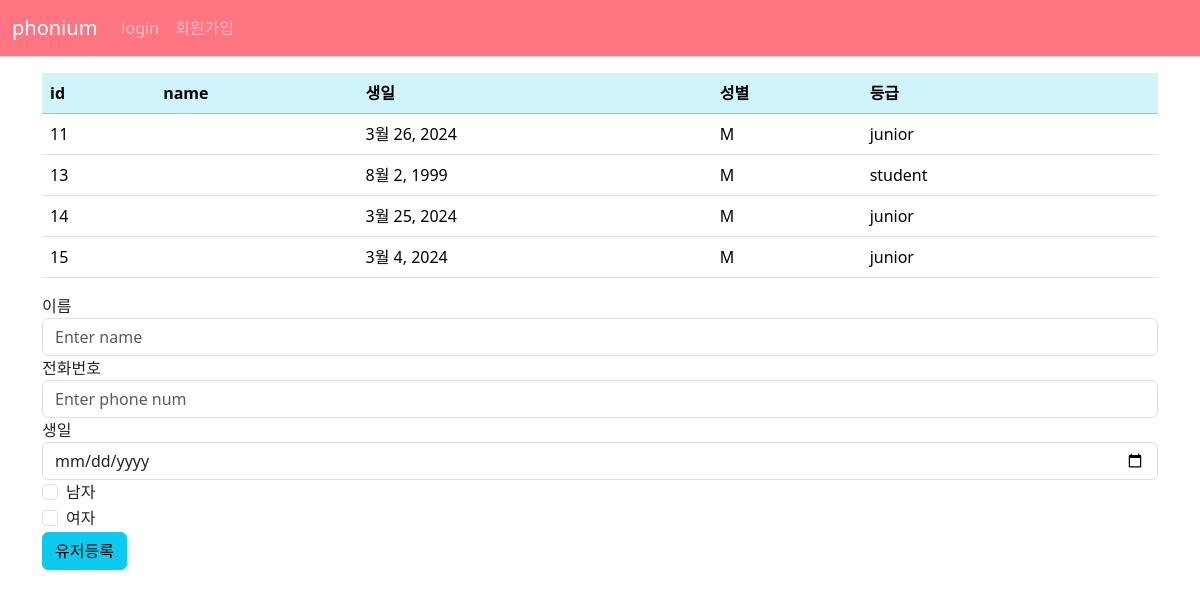
/home/, run on an earlier commit of the app's database.
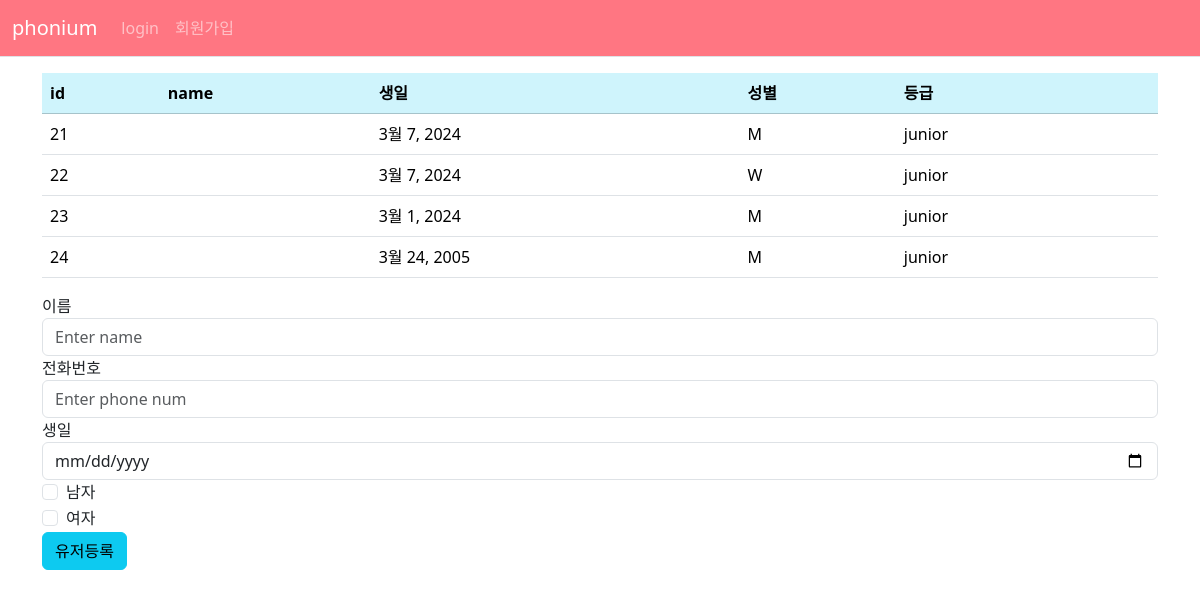
And on a later commit of the database.
### home/models.py (models this page shows)
class User(AbstractUser):
    gender = [
        ('M','Man'),
        ('W','Woman'),
    ]
    grade = [
        ('junior','주니어'),
        ('student','학생'),
        ('professor','교수님'),
        ('god','신'),
    ]
    birth_date = models.DateField(verbose_name="생일", default='1111-01-01')
    level = models.CharField(choices=grade, default='junior', max_length=10)
    sex = models.CharField(choices=gender, max_length=1)
    phone_num = PhoneNumberField(verbose_name="전화번호",unique=True)

### home/views.py (the view)
# urls.py: path('', views.index, name='index'),
def index(request):
    context = {'User_list' : User.objects.order_by('-date_joined')}
    return render(request, 'home/user_list.html', context)

### templates/home/user_list.html (shortened to what this page needs)
{% extends 'base.html' %}
{% block content %}
<div class="container my-3">
    {% if User_list %}
    <table class="table">
        <thead class="table-info">
            <tr>
                <th scope="col">id</th>
                <th scope="col">name</th>
                <th scope="col">생일</th>
                <th scope="col">성별</th>
                <th scope="col">등급</th>
                <th scope="col"></th>
            </tr>
        </thead>
        {% for User in User_list %}
        <tbody>
            <tr>
                <td>{{ User.id }}</td>
                <td><a href="{% url 'home:detail' User.id %}">{{ User.username }}</a></td>
                <td>{{ User.birth_date }}</a></td>
                <td>{{ User.sex }}</td>
                <td>{{ User.level }}</td>
                <td>
                </td>
            </tr>
        </tbody>
        {% endfor %}
    </table>
    {% else %}
        <p>유저가 없습니다.</p>
    {% endif %}
<form action="{% url 'home:user_create' %}" method="post">
    <div class="form-group">
        <label for="username">이름</label>
        <input type="text" class="form-control" name="username" id="username" placeholder="Enter name">
    </div>
    <div class="form-group">
        <label for="phone_num">전화번호</label>
        <input type="text" class="form-control" name="phone_num" id="phone_num" placeholder="Enter phone num">
    </div>
    <div class="form-group">
        <label for="birth_date">생일</label>
        <input type="date" class="form-control" name="birth_date" id="birth_date">
    </div>
    <div class="form-check">
        <input class="form-check-input" type="checkbox" name="sex" id="sex" value="M">
        <label class="form-check-label" for="Man">
            남자
        </label>
    </div>
    <div class="form-check">
        <input class="form-check-input" type="checkbox" name="sex" id="sex" value="W">
        <label class="form-check-label" for="Woman">
            여자
        </label>
    </div>
    <button type="submit" class="btn btn-info mb-2">유저등록</button>
</form>
{% endblock %}

What changed in the data, as far as the page shows it:
removed User: id "11", birth_date "3월 26, 2024", sex "M", level "junior"
removed User: id "13", birth_date "8월 2, 1999", sex "M", level "student"
removed User: id "14", birth_date "3월 25, 2024", sex "M", level "junior"
removed User: id "15", birth_date "3월 4, 2024", sex "M", level "junior"
added User: id "21", birth_date "3월 7, 2024", sex "M", level "junior"
added User: id "22", birth_date "3월 7, 2024", sex "W", level "junior"
added User: id "23", birth_date "3월 1, 2024", sex "M", level "junior"
added User: id "24", birth_date "3월 24, 2005", sex "M", level "junior"
